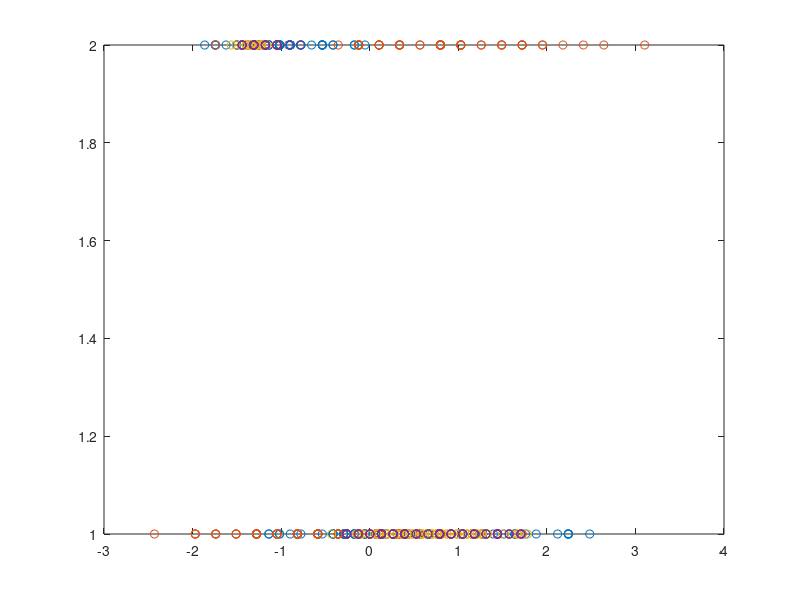

This chart was generated by the following MATLAB code:
clc;
clear;

% Normalizing function
normalize = @(v) (v-mean(v))/std(v);
% ----------------------------- %

% Load data
data = csvread('data2.csv', 1, 0);
x1 = data(:, 1);
x2 = data(:, 2);
x3 = data(:, 3);
x4 = data(:, 4);
% Data with added labels column
x = [normalize(x1) normalize(x2) normalize(x3) normalize(x4)];
[p, q] = size(x);
x = [x zeros(p,1)];
% Clusters initialized
n = 2;
c = rand(n, q);
% Number of iterations
k = 10;
% Start K-Means
for iter = 1:k
    % Update clusters
    for i = 1:p
        dist = zeros(n,1);
        for j = 1:n
            dist(j) = sqrt((x(i,1:q)-c(j,:))*(x(i,1:q)-c(j,:))');
        end
        x(i,q+1) = find(dist == min(dist));
    end
    % Update centers
    for j = 1:n
        c(j,:) = mean(x(x(:,q+1)==j,1:q));
    end
end
plot(x(:, 1:4), x(:, 5), 'o');
